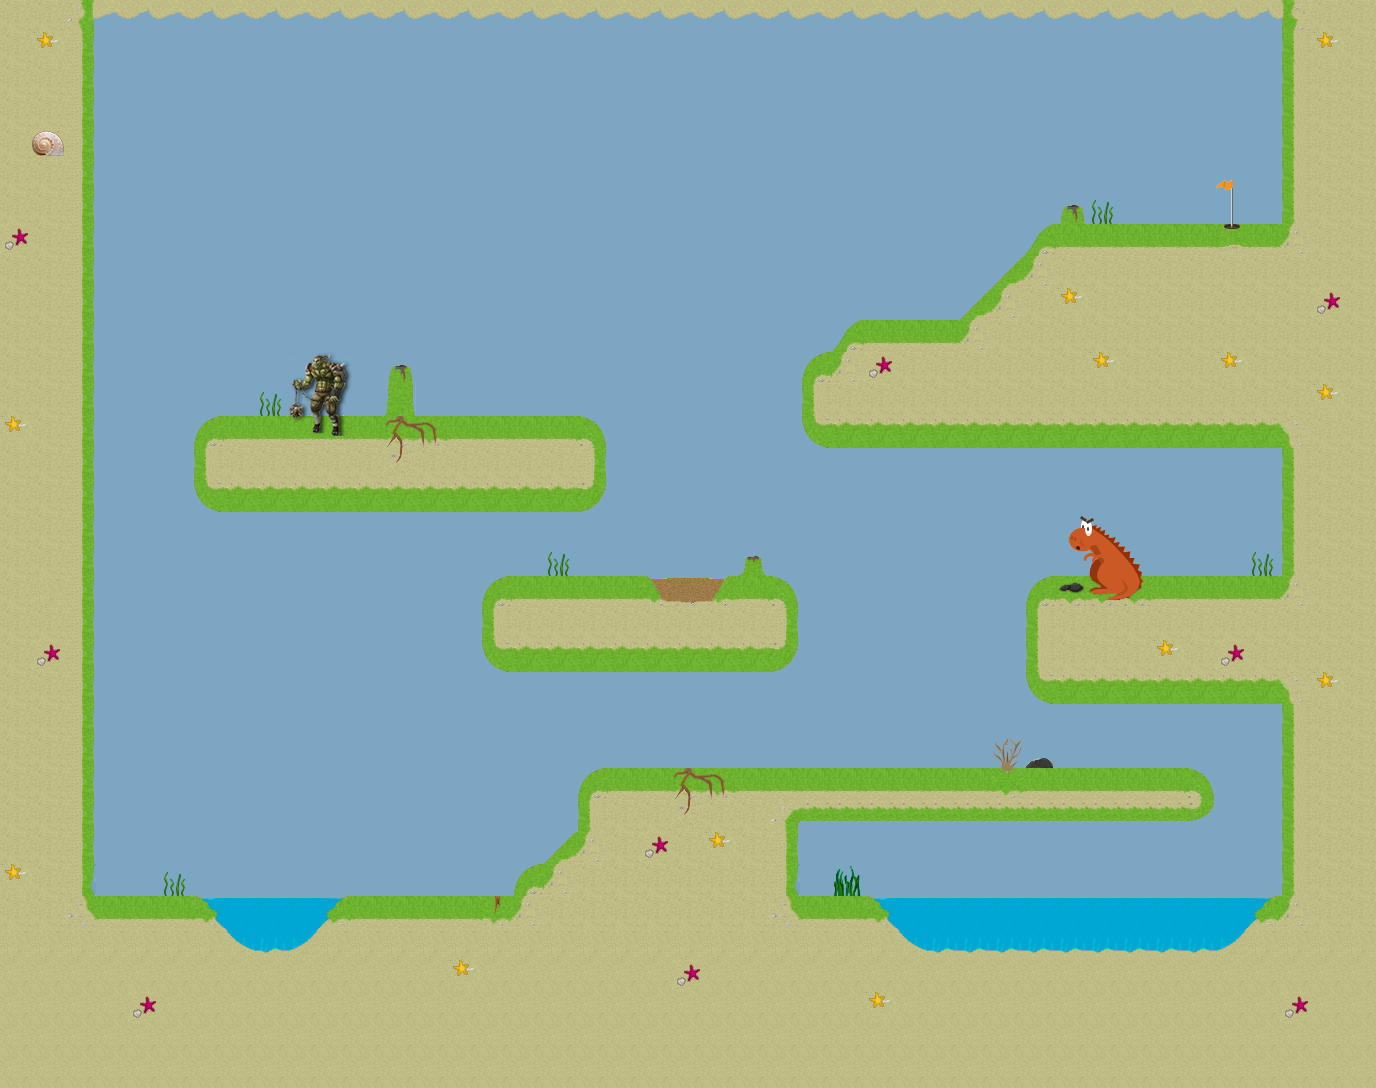

A 2D game scene composited from a Tiled map and its tileset images. What follows is a short description and the map's XML, with each tile layer's data collapsed to a summary:
An orthogonal 43x34 tile map with 32x32 px tiles, 1 tile layer (Tile Layer 1).

<map version="1.0" orientation="orthogonal" renderorder="right-down" width="43" height="34" tilewidth="32" tileheight="32" nextobjectid="1">
 <properties>
  <property name="ball_destroying_indexes" value="8,71,72,73,74,75,102,103,104,105,121,122,123,124,125,126,127,128,129,130,131,132" />
  <property name="ball_start_position_x" value="4" />
  <property name="ball_start_position_y" value="6" />
  <property name="force_applying_indexes" value="10,13,25,28" />
  <property name="hole_index" value="55" />
  <property name="par" value="5" />
  <property name="slow_down_indexes" value="5,87,89,90,106,117" />
 </properties>
 <tileset firstgid="1" name="tiles" tilewidth="32" tileheight="32" spacing="2">
  <image source="../packer/level2.png" width="512" height="512" />
  <tile id="4">
   <properties>
    <property name="colision_sound" value="ash.mp3" />
    <property name="depth" value="0.2" />
    <property name="obstacle_file" value="5.png" />
   </properties>
  </tile>
  <tile id="7">
   <properties>
    <property name="colision_sound" value="magma_plum.mp3" />
    <property name="destroy_position_offset" value="0.2" />
    <property name="fall_velocity" value="-0.8" />
    <property name="obstacle_file" value="8.png" />
   </properties>
  </tile>
  <tile id="9">
   <properties>
    <property name="angle" value="62" />
    <property name="colision_sound" value="wind.mp3" />
    <property name="intensity" value="250" />
    <property name="range" value="3" />
    <property name="type" value="1" />
    <property name="x_first_arm_angle" value="0" />
    <property name="x_force_beggining" value="25" />
    <property name="y_first_arm_angle" value="18" />
    <property name="y_force_beggining" value="28" />
   </properties>
  </tile>
  <tile id="12">
   <properties>
    <property name="angle" value="45" />
    <property name="colision_sound" value="wind.mp3" />
    <property name="intensity" value="200" />
    <property name="range" value="2" />
    <property name="type" value="1" />
    <property name="x_first_arm_angle" value="2" />
    <property name="x_force_beggining" value="23" />
    <property name="y_first_arm_angle" value="17" />
    <property name="y_force_beggining" value="26" />
   </properties>
  </tile>
  <tile id="24">
   <properties>
    <property name="angle" value="62" />
    <property name="colision_sound" value="wind.mp3" />
    <property name="intensity" value="250" />
    <property name="range" value="3" />
    <property name="type" value="1" />
    <property name="x_first_arm_angle" value="0" />
    <property name="x_force_beggining" value="25" />
    <property name="y_first_arm_angle" value="18" />
    <property name="y_force_beggining" value="28" />
   </properties>
  </tile>
  <tile id="27">
   <properties>
    <property name="angle" value="40" />
    <property name="colision_sound" value="wind.mp3" />
    <property name="intensity" value="100" />
    <property name="range" value="3" />
    <property name="type" value="1" />
    <property name="x_first_arm_angle" value="32" />
    <property name="x_force_beggining" value="20" />
    <property name="y_first_arm_angle" value="8" />
    <property name="y_force_beggining" value="10" />
   </properties>
  </tile>
  <tile id="54">
   <properties>
    <property name="hole_file" value="55.png" />
   </properties>
  </tile>
  <tile id="70">
   <properties>
    <property name="destroy_position_offset" value="-1" />
    <property name="fall_velocity" value="-0.8" />
    <property name="obstacle_file" value="71.png" />
   </properties>
  </tile>
  <tile id="71">
   <properties>
    <property name="destroy_position_offset" value="-1" />
    <property name="fall_velocity" value="-0.8" />
    <property name="obstacle_file" value="72.png" />
   </properties>
  </tile>
  <tile id="72">
   <properties>
    <property name="destroy_position_offset" value="0.05" />
    <property name="fall_velocity" value="-0.8" />
    <property name="obstacle_file" value="73.png" />
   </properties>
  </tile>
  <tile id="73">
   <properties>
    <property name="destroy_position_offset" value="0.05" />
    <property name="fall_velocity" value="-0.8" />
    <property name="obstacle_file" value="74.png" />
   </properties>
  </tile>
  <tile id="74">
   <properties>
    <property name="destroy_position_offset" value="0.05" />
    <property name="fall_velocity" value="-0.8" />
    <property name="obstacle_file" value="75.png" />
   </properties>
  </tile>
  <tile id="86">
   <properties>
    <property name="colision_sound" value="ash.mp3" />
    <property name="depth" value="0.2" />
    <property name="obstacle_file" value="87.png" />
   </properties>
  </tile>
  <tile id="88">
   <properties>
    <property name="colision_sound" value="ash.mp3" />
    <property name="depth" value="0.2" />
    <property name="obstacle_file" value="89.png" />
   </properties>
  </tile>
  <tile id="89">
   <properties>
    <property name="colision_sound" value="ash.mp3" />
    <property name="depth" value="0.2" />
    <property name="obstacle_file" value="90.png" />
   </properties>
  </tile>
  <tile id="101">
   <properties>
    <property name="colision_sound" value="magma_plum.mp3" />
    <property name="destroy_position_offset" value="-1" />
    <property name="fall_velocity" value="-0.8" />
    <property name="obstacle_file" value="102.png" />
   </properties>
  </tile>
  <tile id="102">
   <properties>
    <property name="destroy_position_offset" value="-1" />
    <property name="fall_velocity" value="-0.8" />
    <property name="obstacle_file" value="103.png" />
   </properties>
  </tile>
  <tile id="103">
   <properties>
    <property name="colision_sound" value="magma_plum.mp3" />
    <property name="destroy_position_offset" value="0.2" />
    <property name="fall_velocity" value="-0.8" />
    <property name="obstacle_file" value="104.png" />
   </properties>
  </tile>
  <tile id="104">
   <properties>
    <property name="colision_sound" value="magma_plum.mp3" />
    <property name="destroy_position_offset" value="0.2" />
    <property name="fall_velocity" value="-0.8" />
    <property name="obstacle_file" value="105.png" />
   </properties>
  </tile>
  <tile id="105">
   <properties>
    <property name="colision_sound" value="ash.mp3" />
    <property name="depth" value="0.2" />
    <property name="obstacle_file" value="106.png" />
   </properties>
  </tile>
  <tile id="116">
   <properties>
    <property name="colision_sound" value="ash.mp3" />
    <property name="depth" value="0.2" />
    <property name="obstacle_file" value="117.png" />
   </properties>
  </tile>
  <tile id="120">
   <properties>
    <property name="colision_sound" value="magma_plum.mp3" />
    <property name="destroy_position_offset" value="-1" />
    <property name="fall_velocity" value="-0.8" />
    <property name="obstacle_file" value="118.png" />
   </properties>
  </tile>
  <tile id="121">
   <properties>
    <property name="destroy_position_offset" value="-1" />
    <property name="fall_velocity" value="-0.8" />
    <property name="obstacle_file" value="119.png" />
   </properties>
  </tile>
  <tile id="122">
   <properties>
    <property name="destroy_position_offset" value="-1" />
    <property name="fall_velocity" value="-0.8" />
    <property name="obstacle_file" value="120.png" />
   </properties>
  </tile>
  <tile id="123">
   <properties>
    <property name="destroy_position_offset" value="0.3" />
    <property name="fall_velocity" value="-0.8" />
    <property name="obstacle_file" value="121.png" />
   </properties>
  </tile>
  <tile id="124">
   <properties>
    <property name="destroy_position_offset" value="0.3" />
    <property name="fall_velocity" value="-0.8" />
    <property name="obstacle_file" value="122.png" />
   </properties>
  </tile>
  <tile id="125">
   <properties>
    <property name="destroy_position_offset" value="0.3" />
    <property name="fall_velocity" value="-0.8" />
    <property name="obstacle_file" value="123.png" />
   </properties>
  </tile>
  <tile id="126">
   <properties>
    <property name="destroy_position_offset" value="-1" />
    <property name="fall_velocity" value="-0.8" />
    <property name="obstacle_file" value="124.png" />
   </properties>
  </tile>
  <tile id="127">
   <properties>
    <property name="destroy_position_offset" value="0.3" />
    <property name="fall_velocity" value="-0.8" />
    <property name="obstacle_file" value="125.png" />
   </properties>
  </tile>
  <tile id="128">
   <properties>
    <property name="destroy_position_offset" value="0.3" />
    <property name="fall_velocity" value="-0.8" />
    <property name="obstacle_file" value="126.png" />
   </properties>
  </tile>
  <tile id="129">
   <properties>
    <property name="destroy_position_offset" value="0.3" />
    <property name="fall_velocity" value="-0.8" />
    <property name="obstacle_file" value="127.png" />
   </properties>
  </tile>
  <tile id="130">
   <properties>
    <property name="destroy_position_offset" value="-1" />
    <property name="fall_velocity" value="-0.8" />
    <property name="obstacle_file" value="128.png" />
   </properties>
  </tile>
  <tile id="131">
   <properties>
    <property name="colision_sound" value="magma_plum.mp3" />
    <property name="destroy_position_offset" value="-1" />
    <property name="fall_velocity" value="-0.8" />
    <property name="obstacle_file" value="129.png" />
   </properties>
  </tile>
 </tileset>
 <layer name="Tile Layer 1" width="43" height="34">
  <data>[1462 cells, 1462 non-empty, 66 distinct tile ids]</data>
 </layer>
</map>
